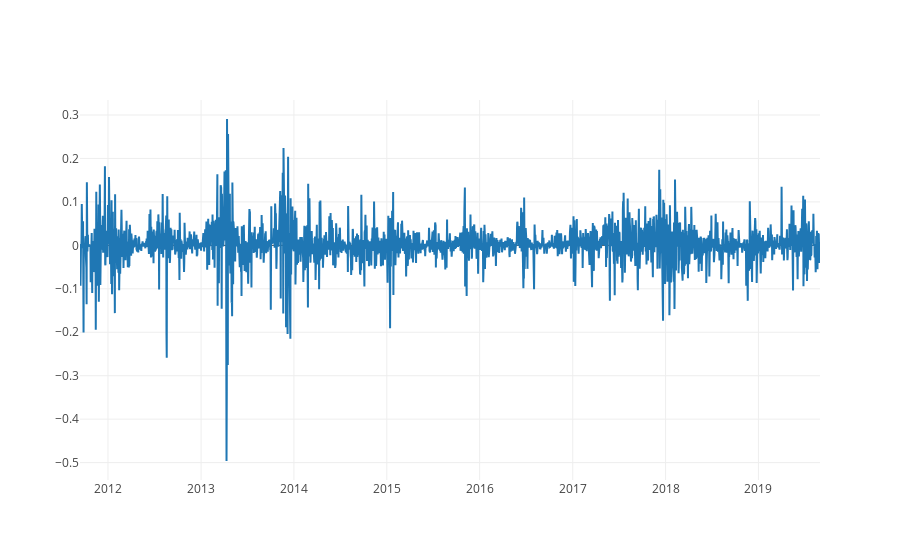

Write notebook code for a chart like this one.
### Code cell
ret_trace = go.Scatter(x=btc_usd_datasets.index, y=ret)
py.iplot([ret_trace])

### Figure 1 — Plotly figure (JSON) as saved in the notebook; plotly's stock layout.template omitted (floating-point values rounded to 4 significant figures; data arrays with more than 128 entries replaced by an {"elided": "..."} marker saying what was removed)
{"data": [{"type": "scatter", "uid": "3710ba72-1893-400f-a949-1ee114db9b01", "x": {"elided": "2910 str values"}, "y": {"elided": "2910 float values"}}], "layout": {}}
